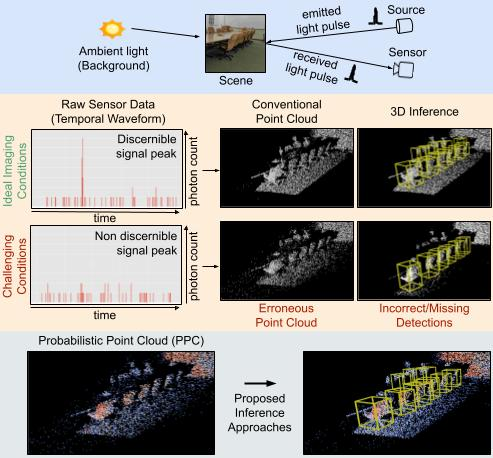
#> input picture resources/ppc_teaser.jpg, 493 x 458 px
$ python crop.py ../../resources/ppc_teaser.jpg out.png
#> lines starting #> are read from the running program, lines starting #| are printed output that depends on the picture
import sys
import cv2
fname = sys.argv[1]
fnameout = sys.argv[2]
img = cv2.imread(fname, cv2.IMREAD_UNCHANGED)
#> img is the input picture: shape (458, 493, 3); mean B, G, R 146.5, 148, 149.1
#img = img[275:975,300:1200,:] #fps samples
img = img[275:975,300:1100,:] #fps new example
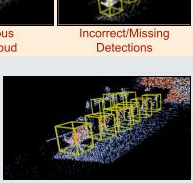
#> img: shape (183, 193, 3); mean B, G, R 82.8, 88.7, 92.1
# [13 lines of commented-out code are left out]


cv2.imwrite(fnameout, img)
